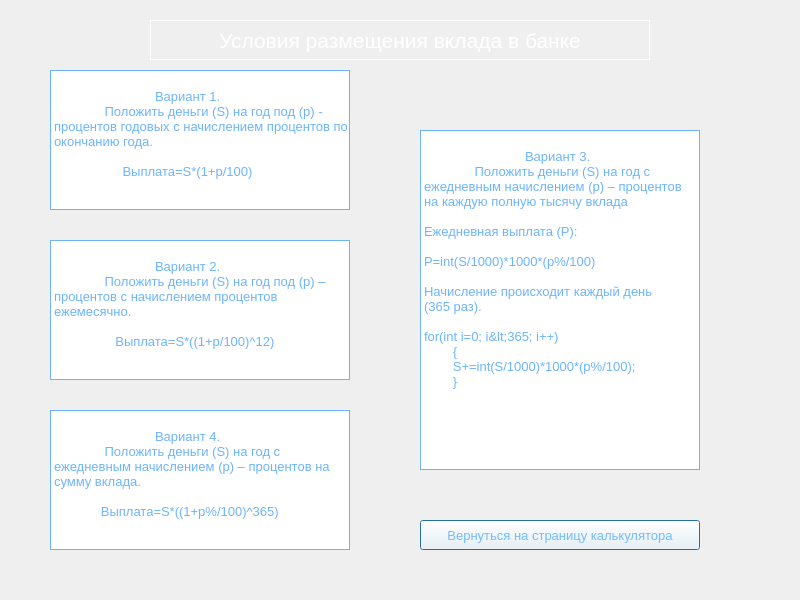
<?xml version="1.0" encoding="UTF-8"?>
<ui version="4.0">
 <class>var</class>
 <widget class="QDialog" name="var">
  <property name="geometry">
   <rect>
    <x>0</x>
    <y>0</y>
    <width>800</width>
    <height>600</height>
   </rect>
  </property>
  <property name="windowTitle">
   <string>Dialog</string>
  </property>
  <widget class="QLabel" name="label">
   <property name="geometry">
    <rect>
     <x>50</x>
     <y>70</y>
     <width>300</width>
     <height>140</height>
    </rect>
   </property>
   <property name="font">
    <font>
     <pointsize>10</pointsize>
    </font>
   </property>
   <property name="styleSheet">
    <string notr="true">background-color: rgb(255, 255, 255);
color: rgb(108, 180, 255);</string>
   </property>
   <property name="frameShape">
    <enum>QFrame::Box</enum>
   </property>
   <property name="lineWidth">
    <number>1</number>
   </property>
   <property name="midLineWidth">
    <number>0</number>
   </property>
   <property name="text">
    <string>
                            Вариант 1.
              Положить деньги (S) на год под (p) - процентов годовых с начислением процентов по окончанию года.

                   Выплата=S*(1+p/100)</string>
   </property>
   <property name="textFormat">
    <enum>Qt::AutoText</enum>
   </property>
   <property name="scaledContents">
    <bool>true</bool>
   </property>
   <property name="alignment">
    <set>Qt::AlignLeading|Qt::AlignLeft|Qt::AlignTop</set>
   </property>
   <property name="wordWrap">
    <bool>true</bool>
   </property>
   <property name="margin">
    <number>0</number>
   </property>
   <property name="indent">
    <number>-1</number>
   </property>
  </widget>
  <widget class="QLabel" name="label_5">
   <property name="geometry">
    <rect>
     <x>50</x>
     <y>240</y>
     <width>300</width>
     <height>140</height>
    </rect>
   </property>
   <property name="font">
    <font>
     <pointsize>10</pointsize>
    </font>
   </property>
   <property name="styleSheet">
    <string notr="true">background-color: rgb(255, 255, 255);
color: rgb(108, 180, 255);</string>
   </property>
   <property name="frameShape">
    <enum>QFrame::Box</enum>
   </property>
   <property name="lineWidth">
    <number>1</number>
   </property>
   <property name="midLineWidth">
    <number>0</number>
   </property>
   <property name="text">
    <string>
                            Вариант 2.
              Положить деньги (S) на год под (p) – процентов с начислением процентов ежемесячно.

                 Выплата=S*((1+p/100)^12)</string>
   </property>
   <property name="textFormat">
    <enum>Qt::AutoText</enum>
   </property>
   <property name="scaledContents">
    <bool>true</bool>
   </property>
   <property name="alignment">
    <set>Qt::AlignLeading|Qt::AlignLeft|Qt::AlignTop</set>
   </property>
   <property name="wordWrap">
    <bool>true</bool>
   </property>
   <property name="margin">
    <number>0</number>
   </property>
   <property name="indent">
    <number>-1</number>
   </property>
  </widget>
  <widget class="QLabel" name="label_2">
   <property name="geometry">
    <rect>
     <x>50</x>
     <y>410</y>
     <width>300</width>
     <height>140</height>
    </rect>
   </property>
   <property name="font">
    <font>
     <pointsize>10</pointsize>
    </font>
   </property>
   <property name="styleSheet">
    <string notr="true">background-color: rgb(255, 255, 255);
color: rgb(108, 180, 255);</string>
   </property>
   <property name="frameShape">
    <enum>QFrame::Box</enum>
   </property>
   <property name="lineWidth">
    <number>1</number>
   </property>
   <property name="midLineWidth">
    <number>0</number>
   </property>
   <property name="text">
    <string>
                            Вариант 4.
              Положить деньги (S) на год с ежедневным начислением (p) – процентов на сумму вклада.

             Выплата=S*((1+p%/100)^365)</string>
   </property>
   <property name="textFormat">
    <enum>Qt::AutoText</enum>
   </property>
   <property name="scaledContents">
    <bool>true</bool>
   </property>
   <property name="alignment">
    <set>Qt::AlignLeading|Qt::AlignLeft|Qt::AlignTop</set>
   </property>
   <property name="wordWrap">
    <bool>true</bool>
   </property>
   <property name="margin">
    <number>0</number>
   </property>
   <property name="indent">
    <number>-1</number>
   </property>
  </widget>
  <widget class="QLabel" name="label_6">
   <property name="geometry">
    <rect>
     <x>420</x>
     <y>130</y>
     <width>280</width>
     <height>340</height>
    </rect>
   </property>
   <property name="font">
    <font>
     <pointsize>10</pointsize>
    </font>
   </property>
   <property name="styleSheet">
    <string notr="true">background-color: rgb(255, 255, 255);
color: rgb(108, 180, 255);</string>
   </property>
   <property name="frameShape">
    <enum>QFrame::Box</enum>
   </property>
   <property name="lineWidth">
    <number>1</number>
   </property>
   <property name="midLineWidth">
    <number>0</number>
   </property>
   <property name="text">
    <string>
                            Вариант 3.
              Положить деньги (S) на год с ежедневным начислением (p) – процентов на каждую полную тысячу вклада

Ежедневная выплата (P):

P=int(S/1000)*1000*(p%/100)

Начисление происходит каждый день 
(365 раз).

for(int i=0; i&lt;365; i++)
        {
        S+=int(S/1000)*1000*(p%/100);
        }</string>
   </property>
   <property name="textFormat">
    <enum>Qt::AutoText</enum>
   </property>
   <property name="scaledContents">
    <bool>true</bool>
   </property>
   <property name="alignment">
    <set>Qt::AlignLeading|Qt::AlignLeft|Qt::AlignTop</set>
   </property>
   <property name="wordWrap">
    <bool>true</bool>
   </property>
   <property name="margin">
    <number>0</number>
   </property>
   <property name="indent">
    <number>-1</number>
   </property>
  </widget>
  <widget class="QPushButton" name="pushButton">
   <property name="geometry">
    <rect>
     <x>420</x>
     <y>520</y>
     <width>280</width>
     <height>30</height>
    </rect>
   </property>
   <property name="font">
    <font>
     <pointsize>10</pointsize>
    </font>
   </property>
   <property name="styleSheet">
    <string notr="true">color: rgb(113, 188, 255);
background-color: rgb(255, 255, 255);
</string>
   </property>
   <property name="text">
    <string>Вернуться на страницу калькулятора</string>
   </property>
  </widget>
  <widget class="QLabel" name="label_3">
   <property name="geometry">
    <rect>
     <x>0</x>
     <y>0</y>
     <width>800</width>
     <height>600</height>
    </rect>
   </property>
   <property name="styleSheet">
    <string notr="true">background-image: url(:/new/prefix1/resourses/background.jpg);</string>
   </property>
   <property name="text">
    <string/>
   </property>
  </widget>
  <widget class="QLabel" name="label_4">
   <property name="geometry">
    <rect>
     <x>150</x>
     <y>20</y>
     <width>500</width>
     <height>40</height>
    </rect>
   </property>
   <property name="font">
    <font>
     <pointsize>16</pointsize>
    </font>
   </property>
   <property name="styleSheet">
    <string notr="true">color: rgb(255, 255, 255);</string>
   </property>
   <property name="frameShape">
    <enum>QFrame::Box</enum>
   </property>
   <property name="text">
    <string>Условия размещения вклада в банке</string>
   </property>
   <property name="alignment">
    <set>Qt::AlignCenter</set>
   </property>
  </widget>
  <zorder>label_3</zorder>
  <zorder>label</zorder>
  <zorder>label_5</zorder>
  <zorder>label_2</zorder>
  <zorder>label_6</zorder>
  <zorder>pushButton</zorder>
  <zorder>label_4</zorder>
 </widget>
 <resources/>
 <connections/>
</ui>
